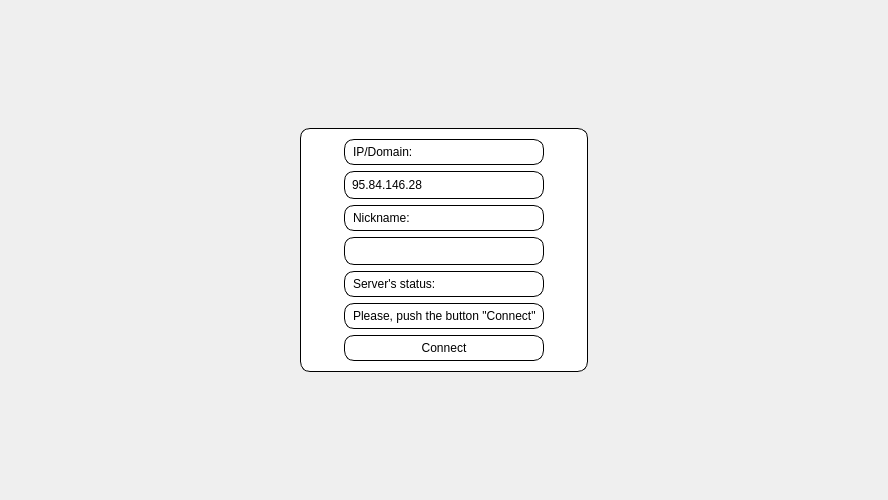
<?xml version="1.0" encoding="UTF-8"?>
<ui version="4.0">
 <class>MainWindow_connect</class>
 <widget class="QMainWindow" name="MainWindow_connect">
  <property name="geometry">
   <rect>
    <x>0</x>
    <y>0</y>
    <width>888</width>
    <height>500</height>
   </rect>
  </property>
  <property name="minimumSize">
   <size>
    <width>888</width>
    <height>500</height>
   </size>
  </property>
  <property name="maximumSize">
   <size>
    <width>888</width>
    <height>500</height>
   </size>
  </property>
  <property name="windowTitle">
   <string>MainWindow</string>
  </property>
  <property name="autoFillBackground">
   <bool>true</bool>
  </property>
  <widget class="QWidget" name="centralWidget">
   <property name="autoFillBackground">
    <bool>false</bool>
   </property>
   <property name="styleSheet">
    <string notr="true">background-image: url(':/launcher/Images/launcher_background.jpg');</string>
   </property>
   <layout class="QGridLayout" name="gridLayout_2">
    <item row="1" column="2">
     <spacer name="horizontalSpacer">
      <property name="orientation">
       <enum>Qt::Horizontal</enum>
      </property>
      <property name="sizeHint" stdset="0">
       <size>
        <width>40</width>
        <height>20</height>
       </size>
      </property>
     </spacer>
    </item>
    <item row="0" column="1">
     <spacer name="verticalSpacer">
      <property name="orientation">
       <enum>Qt::Vertical</enum>
      </property>
      <property name="sizeHint" stdset="0">
       <size>
        <width>20</width>
        <height>40</height>
       </size>
      </property>
     </spacer>
    </item>
    <item row="1" column="0">
     <spacer name="horizontalSpacer_2">
      <property name="orientation">
       <enum>Qt::Horizontal</enum>
      </property>
      <property name="sizeHint" stdset="0">
       <size>
        <width>40</width>
        <height>20</height>
       </size>
      </property>
     </spacer>
    </item>
    <item row="3" column="1">
     <spacer name="verticalSpacer_2">
      <property name="orientation">
       <enum>Qt::Vertical</enum>
      </property>
      <property name="sizeHint" stdset="0">
       <size>
        <width>20</width>
        <height>40</height>
       </size>
      </property>
     </spacer>
    </item>
    <item row="1" column="1">
     <widget class="QWidget" name="Menu" native="true">
      <property name="autoFillBackground">
       <bool>false</bool>
      </property>
      <property name="styleSheet">
       <string notr="true">padding: 5px;
border: 1px solid black;
border-radius: 10px;
background-color: white;</string>
      </property>
      <layout class="QGridLayout" name="gridLayout">
       <item row="4" column="0">
        <layout class="QGridLayout" name="gridLayout_3">
         <item row="0" column="0">
          <widget class="QLabel" name="label_info_nick">
           <property name="text">
            <string>Nickname:</string>
           </property>
          </widget>
         </item>
         <item row="1" column="0">
          <widget class="QLineEdit" name="line_nick">
           <property name="maximumSize">
            <size>
             <width>200</width>
             <height>16777215</height>
            </size>
           </property>
          </widget>
         </item>
        </layout>
       </item>
       <item row="2" column="0">
        <layout class="QGridLayout" name="gridLayout_4">
         <item row="0" column="0">
          <widget class="QLabel" name="label_info_ip">
           <property name="text">
            <string>IP/Domain:</string>
           </property>
          </widget>
         </item>
         <item row="1" column="0">
          <widget class="QLineEdit" name="line_server_ip">
           <property name="maximumSize">
            <size>
             <width>200</width>
             <height>16777215</height>
            </size>
           </property>
           <property name="text">
            <string>95.84.146.28</string>
           </property>
          </widget>
         </item>
        </layout>
       </item>
       <item row="6" column="0">
        <layout class="QGridLayout" name="gridLayout_5">
         <item row="0" column="0">
          <widget class="QLabel" name="label_info_status">
           <property name="text">
            <string>Server's status:</string>
           </property>
          </widget>
         </item>
         <item row="1" column="0">
          <widget class="QLabel" name="label_status">
           <property name="maximumSize">
            <size>
             <width>200</width>
             <height>16777215</height>
            </size>
           </property>
           <property name="text">
            <string>Please, push the button &quot;Connect&quot;</string>
           </property>
          </widget>
         </item>
        </layout>
       </item>
       <item row="7" column="0">
        <widget class="QPushButton" name="button_connect">
         <property name="styleSheet">
          <string notr="true">border: 1px solid black;</string>
         </property>
         <property name="text">
          <string>Connect</string>
         </property>
        </widget>
       </item>
      </layout>
     </widget>
    </item>
   </layout>
  </widget>
  <widget class="QMenuBar" name="menuBar">
   <property name="geometry">
    <rect>
     <x>0</x>
     <y>0</y>
     <width>888</width>
     <height>21</height>
    </rect>
   </property>
  </widget>
 </widget>
 <layoutdefault spacing="6" margin="11"/>
 <resources/>
 <connections/>
</ui>
